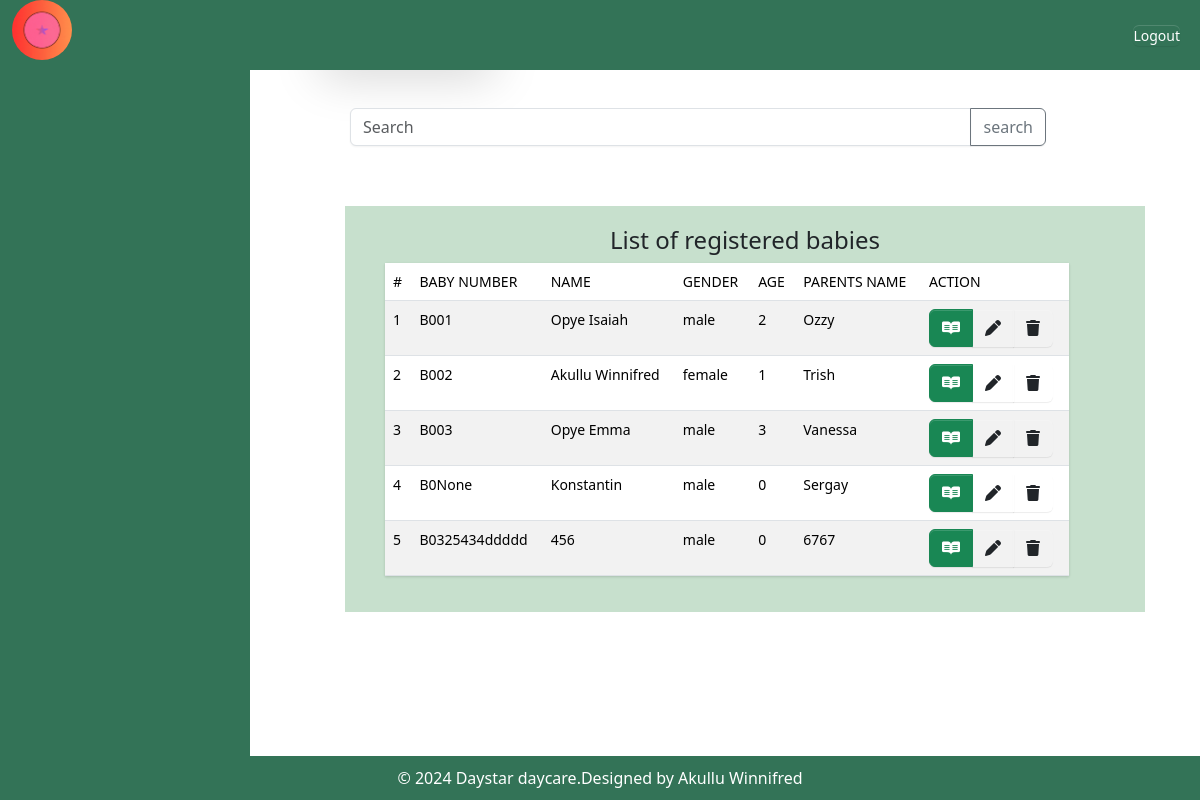
The app's page /all_babies/ (signed in), older data.
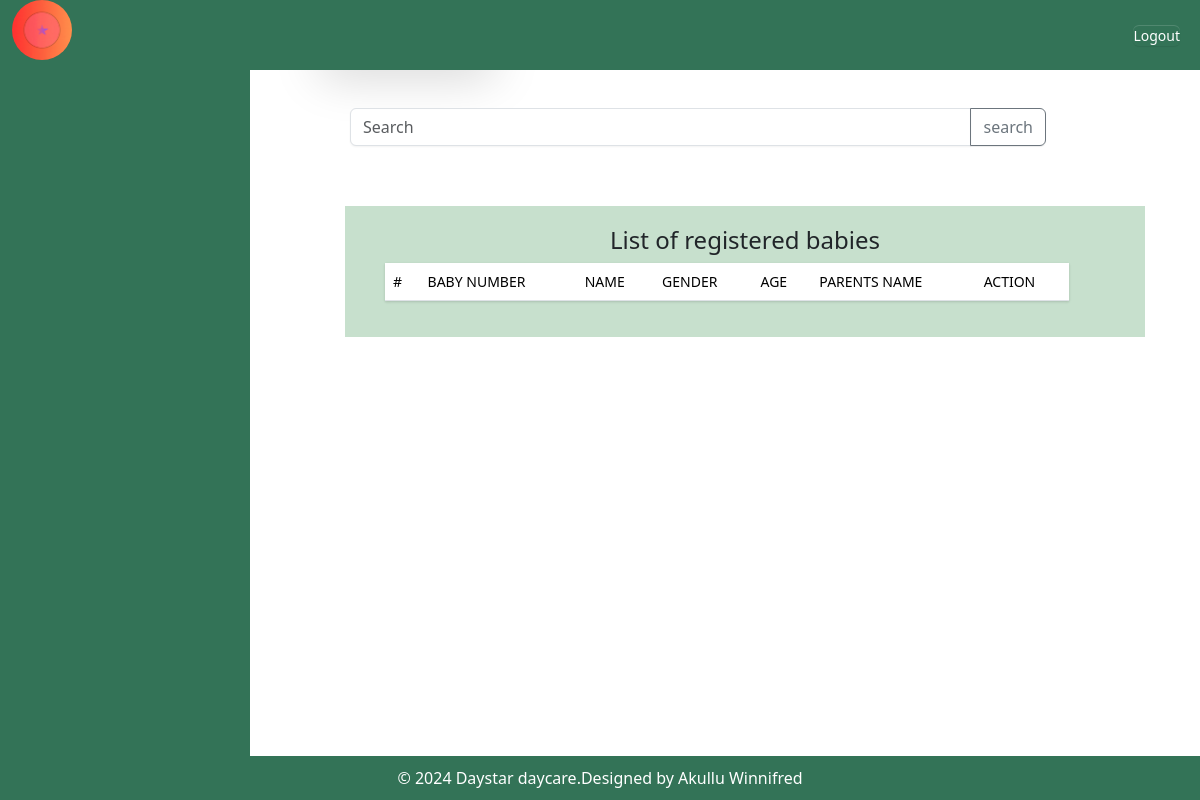
The same page, newer data.
### myapp/models.py (models this page shows, shortened)
class RegisterBaby(models.Model):
    GENDER_CHOICES = (
         ('male', 'Male'),
        ('female', 'Female'),
     )
    name = models.CharField(max_length=200,validators=[validate_letters])
    gender = models.CharField(max_length=10,choices=GENDER_CHOICES)
    age = models.IntegerField(default=0)
    Period_of_stay = models.ForeignKey(Categorystay, on_delete=models.CASCADE)
    location = models.CharField(max_length=100)
    Baby_Number = models.CharField(max_length=200,unique=True,blank=False, null=True)
    Parents_Name = models.CharField(max_length=200,validators=[validate_letters])

### myapp/views.py (the view)
# urls.py: path('all_babies/',views.all_babies,name='all_babies'),
@login_required
def all_babies(request):
   babies =RegisterBaby.objects.all()
   return render(request,'babies/all_babies.html',{'babies':babies})

### myapp/templates/babies/all_babies.html (shortened to what this page needs)
{% extends 'base.html' %}
{% block content %}
<button class="p-2 bg-teal-500 rounded-lg shadow-lg bg bg-success"
    style="margin-left: 10px; border-radius: 5px; border: #B4BDFF; width: 20%; height: 5%;"><a
        style="color: white; text-decoration: none;" href="/babyreg">Add new baby</a></button>
<br><br><br>
<form method="GET" action="{% url 'search_babies' %}" class="mb-3">
    <div class="input-group" style="margin-left: 40px; width: 80%; margin-bottom: 10px; border: 20px border-color:#337357">
    <input type="text" class="form-control" placeholder="Search" name="search_query">
    <button class="btn btn-outline-secondary" type="submit"> search</button>
    </div>
</form>
<div class="container">
    <h4 class="text-center">List of registered babies</h4>
    <table class="table table-striped" style="width: 90%; margin-left: 20px;">
        <thead>
            <tr>
                <th>#</th>
                <th>Baby Number</th>
                <th>Name</th>
                <th>Gender</th>
                <th>Age</th>
                <th>Parents Name</th>
                <th>action</th>
            </tr>
        </thead>
        <tbody>
            {% for each in babies %}
            <tr>
                <td> {{each.id}}</td>
                <td>B0{{each.Baby_Number}}</td>
                <td>{{each.name}}</td>
                <td>{{each.gender}}</td>
                <td>{{each.age}}</td>
                <td>{{ each.Parents_Name}}</td>
                <td>
                    <div class="btn-group" role="group">
                        <button type="button" class="btn btn-success mr-1" data-bs-toggle="modal"
                            data-bs-target="#myModal{{ each.id }}">
                            <i class="fa-brands fa-readme"></i>
                        </button>
                        <a href="{% url 'baby_edit' id=each.id %}" class="btn"><i class="fa-solid fa-pen"></i>
                        <a href="{% url 'delete_baby' baby_id=each.id %}" class="btn"><i class="fa-solid fa-trash"></i>
</td>
</div>
</tr>
{% endfor %}
</tbody>
</table>
</div>
</div>
{% endblock %}

### myapp/templates/base.html (shortened to what this page needs)
{% load static %}
<!DOCTYPE html>
<html lang="en">
<head>
  <link rel="stylesheet" href="../static/styles/bootstrap/css/bootstrap.css" />
  <link rel="stylesheet" href="https://cdnjs.cloudflare.com/ajax/libs/font-awesome/6.5.2/css/all.min.css"
 />
  <link rel="stylesheet" href="{% static 'css/bootstrap.min.css' %}">
  <link rel="stylesheet" href="../static/css/base.css">
  {% load bootstrap5 %}
  {% bootstrap_css %}
</head>
<body>
  <nav  id="navbar" class="navbar navbar-expand-lg" style="background-color:#337357; height: 70px;">
    <div class="container-fluid">
      <div class="profile-container" >
        <img src="{% static 'images/daphine_logo.gif' %}" alt="Profile Picture" class="profile-picture">
      </div>
          <nav class="nav-item">
            <a href="{% url 'logout' %}" class="nav-link btn btn-success"style="color: white;margin-top:0;">Logout</a>
          </nav>
    </div>
  </nav>
<div class="sidebar-container">
  <div id="side" class="sidebar" style="background-color: #337357;">
    <div class="search-container">
    </div>
    </div>
  </div>
  <div class="content">
    {% block content %}
    {% endblock %}
  <footer class="footer" style="color: white; background-color: #337357">
    © 2024 Daystar daycare.Designed by Akullu Winnifred
  </footer>
</body>
</html>

### myapp/static/css/base.css (style rules this page uses)
.sidebar { width: 250px; padding: 20px; background-color: #28a745; color: white; float: right; height: 143.5vh; display: flex; height: 100%; flex: 0 0 250px; background-color: #337357; color: white; overflow-y: auto; }
.content { margin-left: 290px; padding: 20px; }
.profile-container { display: flex; align-items: center; margin-bottom: 10px; }
.search-container { margin-bottom: 20px; }
.footer { background-color: #28a745; text-align: center; padding: 10px; bottom: 0; display: flex; flex-direction: column; margin-bottom: 0; position: fixed; width: 100%; }
body { min-height: 100vh; }

### myapp/templates/base.html (style rules this page uses)
.sidebar { background-color: #28a745; float: left; overflow-y: auto; height: 143.5vh; }
.sidebar-container { float:left; background-color: #337357; margin-left: 0; }
.profile-picture { width: 60px; height: 60px; border-radius: 50%; }
#navbar { overflow: hidden; background-color: #333; position: fixed; top: 0; width: 100%; z-index: 1000; }
#side { position: fixed; top: 0; }

### myapp/templates/babies/all_babies.html (style rules this page uses)
.container { padding-top: 20px; margin-top: 60px; margin-bottom: 30px; max-width: 800px; background-color: rgba(153, 198, 165, 0.55); padding: 20px; }

Row changes from the older to the newer data that the page shows:
removed RegisterBaby: id "1", Baby_Number "01", name "Opye Isaiah", gender "male", age "2", Parents_Name "Ozzy"
removed RegisterBaby: id "2", Baby_Number "02", name "Akullu Winnifred", gender "female", age "1", Parents_Name "Trish"
removed RegisterBaby: id "3", Baby_Number "03", name "Opye Emma", gender "male", age "3", Parents_Name "Vanessa"
removed RegisterBaby: id "4", Baby_Number "None", name "Konstantin", gender "male", age "0", Parents_Name "Sergay"
removed RegisterBaby: id "5", Baby_Number "325434ddddd", name "456", gender "male", age "0", Parents_Name "6767"
